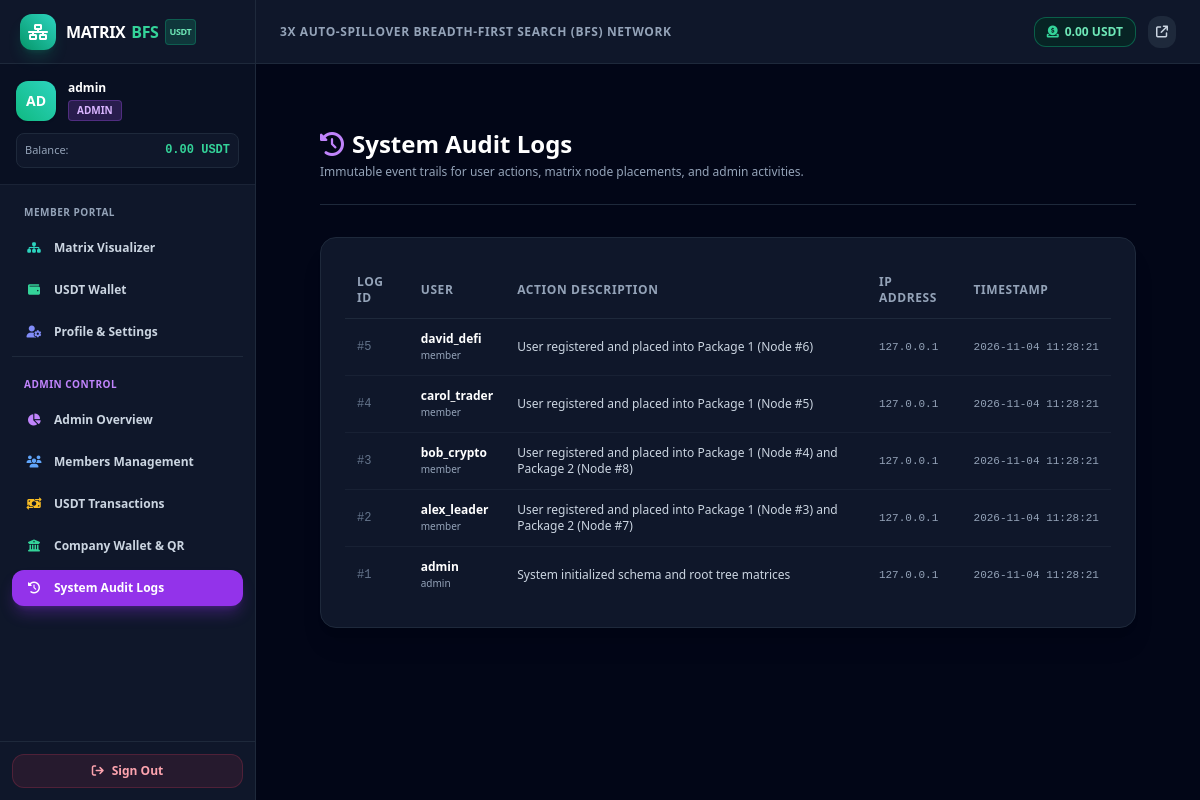
Screenshot of /admin/logs.php (signed in) with the database file from the repository.
### tables this page shows
CREATE TABLE `users` (
  `id` INT AUTO_INCREMENT PRIMARY KEY,
  `username` VARCHAR(50) NOT NULL UNIQUE,
  `sponsor_id` INT NULL,
  `email` VARCHAR(100) NOT NULL UNIQUE,
  `phone` VARCHAR(30) NULL,
  `gender` ENUM('male', 'female', 'other', 'prefer_not_to_say') NULL,
  `dob` DATE NULL,
  `address` TEXT NULL,
  `city` VARCHAR(100) NULL,
  `district` VARCHAR(100) NULL,
  `state_province` VARCHAR(100) NULL,
  `country` VARCHAR(100) NULL,
  `password` VARCHAR(255) NOT NULL,
  `usdt_wallet` VARCHAR(100) NULL,
  `usdt_network` VARCHAR(30) DEFAULT 'TRC20',
  `qr_code_path` VARCHAR(255) NULL,
  `role` ENUM('admin', 'member') NOT NULL DEFAULT 'member',
  `status` ENUM('active', 'suspended', 'pending') NOT NULL DEFAULT 'active',
  `created_at` TIMESTAMP DEFAULT CURRENT_TIMESTAMP,
  INDEX `idx_users_sponsor` (`sponsor_id`),
  INDEX `idx_users_role` (`role`),
  INDEX `idx_users_status` (`status`)
);

CREATE TABLE `activity_logs` (
  `id` INT AUTO_INCREMENT PRIMARY KEY,
  `user_id` INT NULL,
  `action` TEXT NOT NULL,
  `ip_address` VARCHAR(45) NULL,
  `created_at` TIMESTAMP DEFAULT CURRENT_TIMESTAMP,
  INDEX `idx_logs_user` (`user_id`),
  INDEX `idx_logs_created` (`created_at`)
);

### admin/logs.php (the view, shortened to what the rows shown need)
<?php
require_once __DIR__ . '/../includes/auth.php';
require_once __DIR__ . '/../includes/functions.php';
requireAdmin();
$pdo = getDatabaseConnection();
$limit = 100;
$stmt = $pdo->prepare("
    SELECT a.*, u.username, u.role
    FROM activity_logs a
    LEFT JOIN users u ON a.user_id = u.id
    ORDER BY a.id DESC
    LIMIT :lim
");
$stmt->bindValue(':lim', $limit, PDO::PARAM_INT);
$stmt->execute();
$logs = $stmt->fetchAll();
require_once __DIR__ . '/../includes/header.php';
?>
<div class="max-w-7xl mx-auto px-4 sm:px-6 lg:px-8 py-8 space-y-8">
    <div class="pb-6 border-b border-slate-800">
        <h1 class="text-2xl font-black text-white flex items-center gap-2">
            <i class="fa-solid fa-clock-rotate-left text-purple-400"></i> System Audit Logs
        </h1>
    </div>
    <div class="bg-slate-900 border border-slate-800 rounded-2xl p-6 shadow-xl">
        <div class="overflow-x-auto custom-scroll">
            <table class="w-full text-left text-xs border-collapse">
                <thead>
                    <tr class="border-b border-slate-800 text-slate-400 uppercase tracking-wider">
                        <th class="py-3 px-3">Log ID</th>
                        <th class="py-3 px-3">User</th>
                        <th class="py-3 px-3">Action Description</th>
                        <th class="py-3 px-3">IP Address</th>
                        <th class="py-3 px-3">Timestamp</th>
                    </tr>
                </thead>
                <tbody class="divide-y divide-slate-800/60 font-mono">
                    <?php if (empty($logs)): ?>
                        <tr>
                            <td colspan="5" class="text-center py-8 text-slate-500 font-sans">No audit events recorded yet.</td>
                        </tr>
                    <?php else: ?>
                        <?php foreach ($logs as $log): ?>
                            <tr class="hover:bg-slate-800/40 transition">
                                <td class="py-3 px-3 text-slate-500">#<?= (int)$log['id'] ?></td>
                                <td class="py-3 px-3 font-sans">
                                    <?php if ($log['username']): ?>
                                        <span class="font-bold text-white"><?= e($log['username']) ?></span>
                                        <span class="text-[10px] text-slate-400 block"><?= e($log['role']) ?></span>
                                    <?php else: ?>
                                        <span class="text-slate-500">System/Guest</span>
                                    <?php endif; ?>
                                </td>
                                <td class="py-3 px-3 font-sans text-slate-300">
                                    <?= e($log['action']) ?>
                                </td>
                                <td class="py-3 px-3 text-slate-400 text-[11px]">
                                    <?= e($log['ip_address'] ?? '127.0.0.1') ?>
                                </td>
                                <td class="py-3 px-3 text-slate-400 whitespace-nowrap text-[11px]">
                                    <?= date('Y-m-d H:i:s', strtotime($log['created_at'])) ?>
                                </td>
                            </tr>
                        <?php endforeach; ?>
                    <?php endif; ?>
                </tbody>
            </table>
        </div>
    </div>
</div>
<?php require_once __DIR__ . '/../includes/footer.php'; ?>

### includes/header.php (shortened to what the rows shown need)
<?php
require_once __DIR__ . '/auth.php';
require_once __DIR__ . '/functions.php';
$currentUser = getCurrentUser();
$currentPath = $_SERVER['SCRIPT_NAME'] ?? '';
?>
<!DOCTYPE html>
<html lang="en" class="h-full bg-slate-950 text-slate-100">
<head>
    <script src="https://cdn.tailwindcss.com"></script>
    <link rel="stylesheet" href="https://cdnjs.cloudflare.com/ajax/libs/font-awesome/6.4.0/css/all.min.css">
</head>
<body class="h-full bg-slate-950 font-sans antialiased text-slate-200">
<?php if ($currentUser): ?>
    <div class="flex h-screen overflow-hidden bg-slate-950">
        <aside id="mainSidebar" class="fixed inset-y-0 left-0 z-50 w-64 bg-slate-900 border-r border-slate-800 flex flex-col justify-between transition-transform duration-300 ease-in-out -translate-x-full md:translate-x-0 md:static md:inset-auto">
            <div class="flex flex-col h-full">
                <div class="h-16 flex items-center justify-between px-5 border-b border-slate-800">
                    <a href="/member/dashboard.php" class="flex items-center space-x-2.5 group">
                        <div class="w-9 h-9 rounded-xl bg-gradient-to-tr from-emerald-600 to-teal-400 flex items-center justify-center shadow-lg shadow-emerald-500/20 group-hover:scale-105 transition">
                            <i class="fa-solid fa-network-wired text-white text-base"></i>
                        </div>
                        <div>
                            <span class="font-extrabold text-base tracking-tight text-white flex items-center gap-1.5">
                                MATRIX<span class="text-emerald-400">BFS</span>
                                <span class="text-[9px] uppercase font-bold bg-emerald-500/20 text-emerald-300 border border-emerald-500/30 px-1 py-0.2 rounded">USDT</span>
                            </span>
                        </div>
                    </a>
                </div>
                <div class="p-4 border-b border-slate-800/80 bg-slate-950/40">
                    <div class="flex items-center space-x-3">
                        <div class="w-10 h-10 rounded-xl bg-gradient-to-tr from-emerald-500 to-teal-400 flex items-center justify-center text-white font-black text-sm shadow">
                            <?= strtoupper(substr($currentUser['username'], 0, 2)) ?>
                        </div>
                        <div class="overflow-hidden">
                            <div class="text-xs font-bold text-white truncate"><?= e($currentUser['username']) ?></div>
                            <span class="inline-block text-[10px] font-semibold uppercase px-2 py-0.5 rounded <?= $currentUser['role'] === 'admin' ? 'bg-purple-500/20 text-purple-300 border border-purple-500/30' : 'bg-emerald-500/20 text-emerald-300 border border-emerald-500/30' ?>">
                                <?= e($currentUser['role']) ?>
                            </span>
                        </div>
                    </div>
                    <div class="mt-3 p-2 rounded-lg bg-slate-900 border border-slate-800 flex items-center justify-between">
                        <span class="text-[11px] text-slate-400">Balance:</span>
                        <span class="text-xs font-mono font-bold text-emerald-400">
                            <?= formatUsdt(getUserUsdtBalance((int)$currentUser['id'])) ?> USDT
                        </span>
                    </div>
                </div>
                <nav class="flex-1 px-3 py-4 space-y-1.5 overflow-y-auto custom-scroll">
                    <div class="px-3 pt-1 pb-1 text-[10px] font-bold uppercase tracking-wider text-slate-400">
                        Member Portal
                    </div>
                    <a href="/member/dashboard.php" class="flex items-center px-3 py-2.5 text-xs font-semibold rounded-xl transition <?= str_contains($currentPath, 'member/dashboard.php') ? 'bg-emerald-600 text-white shadow-lg shadow-emerald-600/30' : 'text-slate-300 hover:text-white hover:bg-slate-800' ?>">
                        <i class="fa-solid fa-sitemap w-5 text-center mr-2.5 <?= str_contains($currentPath, 'member/dashboard.php') ? 'text-white' : 'text-teal-400' ?>"></i>
                        Matrix Visualizer
                    </a>
                    <a href="/member/wallet.php" class="flex items-center px-3 py-2.5 text-xs font-semibold rounded-xl transition <?= str_contains($currentPath, 'member/wallet.php') ? 'bg-emerald-600 text-white shadow-lg shadow-emerald-600/30' : 'text-slate-300 hover:text-white hover:bg-slate-800' ?>">
                        <i class="fa-solid fa-wallet w-5 text-center mr-2.5 <?= str_contains($currentPath, 'member/wallet.php') ? 'text-white' : 'text-emerald-400' ?>"></i>
                        USDT Wallet
                    </a>
                    <a href="/member/profile.php" class="flex items-center px-3 py-2.5 text-xs font-semibold rounded-xl transition <?= str_contains($currentPath, 'member/profile.php') ? 'bg-emerald-600 text-white shadow-lg shadow-emerald-600/30' : 'text-slate-300 hover:text-white hover:bg-slate-800' ?>">
                        <i class="fa-solid fa-user-gear w-5 text-center mr-2.5 <?= str_contains($currentPath, 'member/profile.php') ? 'text-white' : 'text-indigo-400' ?>"></i>
                        Profile & Settings
                    </a>
                    <?php if ($currentUser['role'] === 'admin'): ?>
                        <div class="px-3 pt-5 pb-1 text-[10px] font-bold uppercase tracking-wider text-purple-400 border-t border-slate-800 mt-4">
                            Admin Control
                        </div>
                        <a href="/admin/dashboard.php" class="flex items-center px-3 py-2.5 text-xs font-semibold rounded-xl transition <?= str_contains($currentPath, 'admin/dashboard.php') ? 'bg-purple-600 text-white shadow-lg shadow-purple-600/30' : 'text-slate-300 hover:text-white hover:bg-slate-800' ?>">
                            <i class="fa-solid fa-chart-pie w-5 text-center mr-2.5 <?= str_contains($currentPath, 'admin/dashboard.php') ? 'text-white' : 'text-purple-400' ?>"></i>
                            Admin Overview
                        </a>
                        <a href="/admin/users.php" class="flex items-center px-3 py-2.5 text-xs font-semibold rounded-xl transition <?= str_contains($currentPath, 'admin/users.php') ? 'bg-purple-600 text-white shadow-lg shadow-purple-600/30' : 'text-slate-300 hover:text-white hover:bg-slate-800' ?>">
                            <i class="fa-solid fa-users w-5 text-center mr-2.5 <?= str_contains($currentPath, 'admin/users.php') ? 'text-white' : 'text-blue-400' ?>"></i>
                            Members Management
                        </a>
                        <a href="/admin/transactions.php" class="flex items-center px-3 py-2.5 text-xs font-semibold rounded-xl transition <?= str_contains($currentPath, 'admin/transactions.php') ? 'bg-purple-600 text-white shadow-lg shadow-purple-600/30' : 'text-slate-300 hover:text-white hover:bg-slate-800' ?>">
                            <i class="fa-solid fa-money-bill-transfer w-5 text-center mr-2.5 <?= str_contains($currentPath, 'admin/transactions.php') ? 'text-white' : 'text-amber-400' ?>"></i>
                            USDT Transactions
                        </a>
                        <a href="/admin/wallet_settings.php" class="flex items-center px-3 py-2.5 text-xs font-semibold rounded-xl transition <?= str_contains($currentPath, 'admin/wallet_settings.php') ? 'bg-purple-600 text-white shadow-lg shadow-purple-600/30' : 'text-slate-300 hover:text-white hover:bg-slate-800' ?>">
                            <i class="fa-solid fa-building-columns w-5 text-center mr-2.5 <?= str_contains($currentPath, 'admin/wallet_settings.php') ? 'text-white' : 'text-emerald-400' ?>"></i>
                            Company Wallet & QR
                        </a>
                        <a href="/admin/logs.php" class="flex items-center px-3 py-2.5 text-xs font-semibold rounded-xl transition <?= str_contains($currentPath, 'admin/logs.php') ? 'bg-purple-600 text-white shadow-lg shadow-purple-600/30' : 'text-slate-300 hover:text-white hover:bg-slate-800' ?>">
                            <i class="fa-solid fa-clock-rotate-left w-5 text-center mr-2.5 <?= str_contains($currentPath, 'admin/logs.php') ? 'text-white' : 'text-cyan-400' ?>"></i>
                            System Audit Logs
                        </a>
                    <?php endif; ?>
                </nav>
                <div class="p-3 border-t border-slate-800">
                    <a href="/auth/logout.php" class="w-full flex items-center justify-center px-3 py-2 rounded-xl text-xs font-bold text-rose-300 bg-rose-500/10 hover:bg-rose-500/20 border border-rose-500/20 transition gap-2">
                        <i class="fa-solid fa-arrow-right-from-bracket"></i>
                        Sign Out
                    </a>
                </div>
            </div>
        </aside>
        <div class="flex-1 flex flex-col h-full overflow-hidden">
            <header class="h-16 bg-slate-900 border-b border-slate-800 flex items-center justify-between px-4 sm:px-6 z-10 shrink-0">
                <div class="flex items-center gap-3">
                    <span class="text-xs uppercase font-extrabold tracking-wider text-slate-400 hidden sm:inline-block">
                        3x Auto-Spillover Breadth-First Search (BFS) Network
                    </span>
                </div>
                <div class="flex items-center space-x-3">
                    <a href="/member/wallet.php" class="flex items-center px-3 py-1.5 bg-emerald-950/60 border border-emerald-500/40 rounded-xl text-xs font-semibold text-emerald-300 hover:bg-emerald-900/60 transition">
                        <i class="fa-solid fa-circle-dollar-to-slot mr-1.5 text-emerald-400"></i>
                        <?= formatUsdt(getUserUsdtBalance((int)$currentUser['id'])) ?> USDT
                    </a>
                    <a href="/" target="_blank" class="p-2 rounded-xl bg-slate-800 hover:bg-slate-700 text-slate-300 hover:text-white transition text-xs" title="Public Portal">
                        <i class="fa-solid fa-arrow-up-right-from-square"></i>
                    </a>
                </div>
            </header>
            <main class="flex-1 overflow-y-auto custom-scroll p-4 sm:p-6 lg:p-8 bg-slate-950">
<?php endif; ?>

### rows the page displays
users: username "AD", username "admin", role "ADMIN"
activity_logs: id "5", user.username "david_defi", user.role "member", action "User registered and placed into Package 1 (Node #6)", ip_address "127.0.0.1", created_at "2026-11-04 11:28:21"
activity_logs: id "4", user.username "carol_trader", user.role "member", action "User registered and placed into Package 1 (Node #5)", ip_address "127.0.0.1", created_at "2026-11-04 11:28:21"
activity_logs: id "3", user.username "bob_crypto", user.role "member", action "User registered and placed into Package 1 (Node #4) and Package 2 (Node #8)", ip_address "127.0.0.1", created_at "2026-11-04 11:28:21"
activity_logs: id "2", user.username "alex_leader", user.role "member", action "User registered and placed into Package 1 (Node #3) and Package 2 (Node #7)", ip_address "127.0.0.1", created_at "2026-11-04 11:28:21"
activity_logs: id "1", user.username "admin", user.role "admin", action "System initialized schema and root tree matrices", ip_address "127.0.0.1", created_at "2026-11-04 11:28:21"

### other values shown
formatUsdt(getUserUsdtBalance((int)$currentUser['id'])) "0.00"
